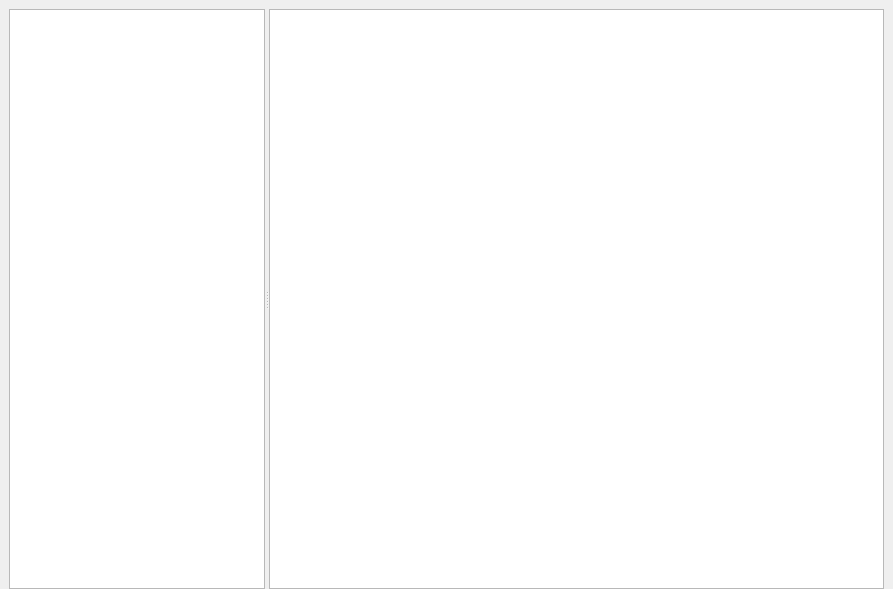
<?xml version="1.0" encoding="UTF-8"?>
<ui version="4.0">
 <class>PortfolioViewerWindow</class>
 <widget class="QWidget" name="PortfolioViewerWindow">
  <property name="geometry">
   <rect>
    <x>0</x>
    <y>0</y>
    <width>893</width>
    <height>589</height>
   </rect>
  </property>
  <property name="windowTitle">
   <string>Portfolio Viewer</string>
  </property>
  <property name="windowIcon">
   <iconset resource="../../Resources/Resources.qrc">
    <normaloff>:/icons/briefcase.png</normaloff>:/icons/briefcase.png</iconset>
  </property>
  <layout class="QVBoxLayout" name="verticalLayout">
   <property name="spacing">
    <number>0</number>
   </property>
   <property name="leftMargin">
    <number>0</number>
   </property>
   <property name="topMargin">
    <number>0</number>
   </property>
   <property name="rightMargin">
    <number>0</number>
   </property>
   <property name="bottomMargin">
    <number>0</number>
   </property>
   <item>
    <widget class="QWidget" name="m_innerContainer" native="true">
     <layout class="QVBoxLayout" name="m_innerContainerLayout">
      <property name="bottomMargin">
       <number>0</number>
      </property>
      <item>
       <widget class="QSplitter" name="m_viewSplitter">
        <property name="sizePolicy">
         <sizepolicy hsizetype="Preferred" vsizetype="Preferred">
          <horstretch>0</horstretch>
          <verstretch>0</verstretch>
         </sizepolicy>
        </property>
        <property name="orientation">
         <enum>Qt::Horizontal</enum>
        </property>
        <widget class="QTreeView" name="m_selectionTreeView">
         <property name="sizePolicy">
          <sizepolicy hsizetype="Maximum" vsizetype="Expanding">
           <horstretch>0</horstretch>
           <verstretch>0</verstretch>
          </sizepolicy>
         </property>
         <property name="selectionMode">
          <enum>QAbstractItemView::NoSelection</enum>
         </property>
         <property name="selectionBehavior">
          <enum>QAbstractItemView::SelectRows</enum>
         </property>
         <property name="rootIsDecorated">
          <bool>true</bool>
         </property>
        </widget>
        <widget class="QTableView" name="m_portfolioTableView">
         <property name="sizePolicy">
          <sizepolicy hsizetype="Preferred" vsizetype="Preferred">
           <horstretch>1</horstretch>
           <verstretch>0</verstretch>
          </sizepolicy>
         </property>
         <property name="alternatingRowColors">
          <bool>true</bool>
         </property>
         <property name="selectionMode">
          <enum>QAbstractItemView::ExtendedSelection</enum>
         </property>
         <property name="selectionBehavior">
          <enum>QAbstractItemView::SelectRows</enum>
         </property>
         <property name="showGrid">
          <bool>false</bool>
         </property>
         <property name="sortingEnabled">
          <bool>true</bool>
         </property>
         <attribute name="horizontalHeaderHighlightSections">
          <bool>false</bool>
         </attribute>
         <attribute name="horizontalHeaderStretchLastSection">
          <bool>false</bool>
         </attribute>
         <attribute name="verticalHeaderVisible">
          <bool>false</bool>
         </attribute>
         <attribute name="verticalHeaderHighlightSections">
          <bool>false</bool>
         </attribute>
        </widget>
       </widget>
      </item>
     </layout>
    </widget>
   </item>
  </layout>
 </widget>
 <resources>
  <include location="../../Resources/Resources.qrc"/>
 </resources>
 <connections/>
</ui>
